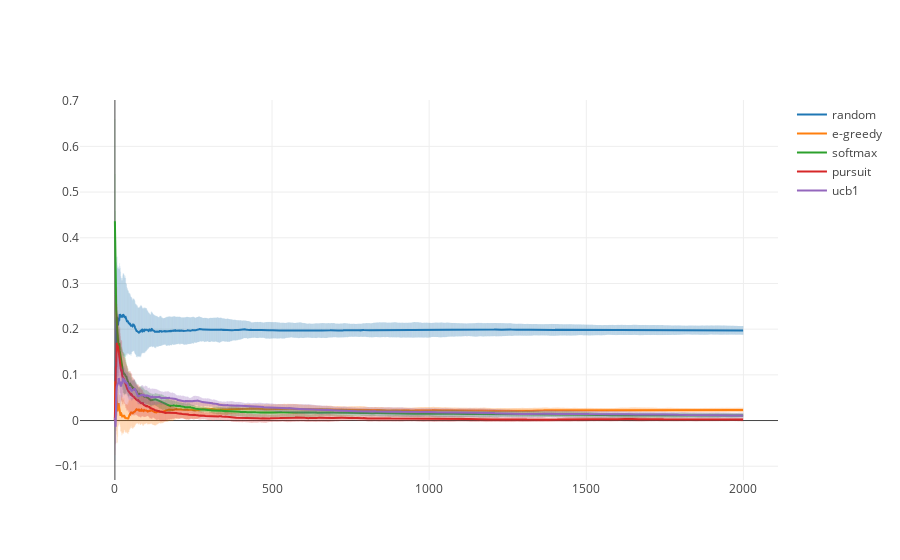

The code cell stored with this chart in its notebook:
### Code cell
import plotly
from plotly.graph_objs import Scatter, Layout

plotly.offline.init_notebook_mode(connected=True)

y_random = pd.read_csv('platform/regret_RANDOM.csv', header=None)
y_egreedy = pd.read_csv('platform/regret_EGREEDY.csv', header=None)
y_softmax = pd.read_csv('platform/regret_SOFTMAX.csv', header=None)
y_pursuit = pd.read_csv('platform/regret_PURSUIT.csv', header=None)
y_ucb1 = pd.read_csv('platform/regret_ucb1.csv', header=None)

x = np.arange(0, 2000)

for index, row in y_random.copy().iterrows():
    for i in x:
        y_random.loc[index, i] = row.loc[:i].mean()
        
for index, row in y_egreedy.copy().iterrows():
    for i in x:
        y_egreedy.loc[index, i] = row.loc[:i].mean()
        
for index, row in y_softmax.copy().iterrows():
    for i in x:
        y_softmax.loc[index, i] = row.loc[:i].mean()

for index, row in y_pursuit.copy().iterrows():
    for i in x:
        y_pursuit.loc[index, i] = row.loc[:i].mean()
        
for index, row in y_ucb1.copy().iterrows():
    for i in x:
        y_ucb1.loc[index, i] = row.loc[:i].mean()


data = [
    go.Scatter(
        x=x,
        y=y_random.mean(),
        name='random',
        error_y=dict(
        array=y_random.std(),
        thickness=1,
        width=0,
        opacity=0.1
        )
    ),
    go.Scatter(
        x=x, 
        y=y_egreedy.mean(),
        name='e-greedy',
        error_y=dict(
        array=y_egreedy.std(),
        thickness=1,
        width=0,
        opacity=0.1
        )
    ),
    go.Scatter(
        x=x,
        y=y_softmax.mean(),
        name='softmax',
        error_y=dict(
        array=y_softmax.std(),
        thickness=1,
        width=0,
        opacity=0.1
        )
    ),
    go.Scatter(
        x=x,
        y=y_pursuit.mean(),
        name='pursuit',
        error_y=dict(
        array=y_pursuit.std(),
        thickness=1,
        width=0,
        opacity=0.1
        )
    ),
    go.Scatter(
        x=x,
        y=y_ucb1.mean(),
        name='ucb1',
        error_y=dict(
        array=y_ucb1.std(),
        thickness=1,
        width=0,
        opacity=0.1
        )
    )
]
# IPython notebook
plotly.offline.iplot(data, filename='pandas/basic-line-plot')

### Figure 1 — Plotly figure (JSON) as saved in the notebook; plotly's stock layout.template omitted (floating-point values rounded to 4 significant figures; data arrays with more than 128 entries replaced by an {"elided": "..."} marker saying what was removed)
{"data": [{"error_y": {"array": {"elided": "2000 float values"}, "opacity": 0.1, "thickness": 1, "width": 0}, "name": "random", "type": "scatter", "x": {"elided": "2000 int values"}, "y": {"elided": "2000 float values"}}, {"error_y": {"array": {"elided": "2000 float values"}, "opacity": 0.1, "thickness": 1, "width": 0}, "name": "e-greedy", "type": "scatter", "x": {"elided": "2000 int values"}, "y": {"elided": "2000 float values"}}, {"error_y": {"array": {"elided": "2000 float values"}, "opacity": 0.1, "thickness": 1, "width": 0}, "name": "softmax", "type": "scatter", "x": {"elided": "2000 int values"}, "y": {"elided": "2000 float values"}}, {"error_y": {"array": {"elided": "2000 float values"}, "opacity": 0.1, "thickness": 1, "width": 0}, "name": "pursuit", "type": "scatter", "x": {"elided": "2000 int values"}, "y": {"elided": "2000 float values"}}, {"error_y": {"array": {"elided": "2000 float values"}, "opacity": 0.1, "thickness": 1, "width": 0}, "name": "ucb1", "type": "scatter", "x": {"elided": "2000 int values"}, "y": {"elided": "2000 float values"}}], "layout": {}}
